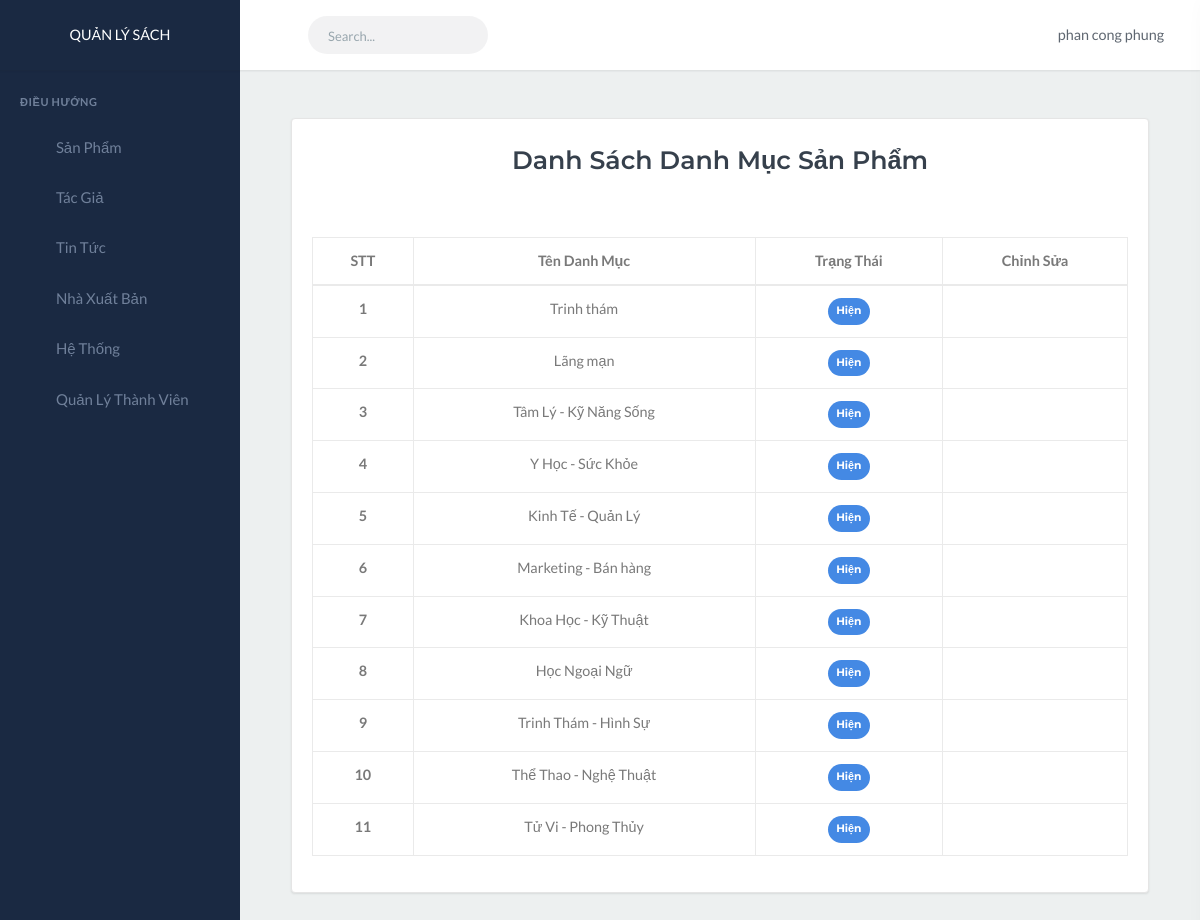
The page /?action=admin-productCategory (signed in) on the database as committed earlier.
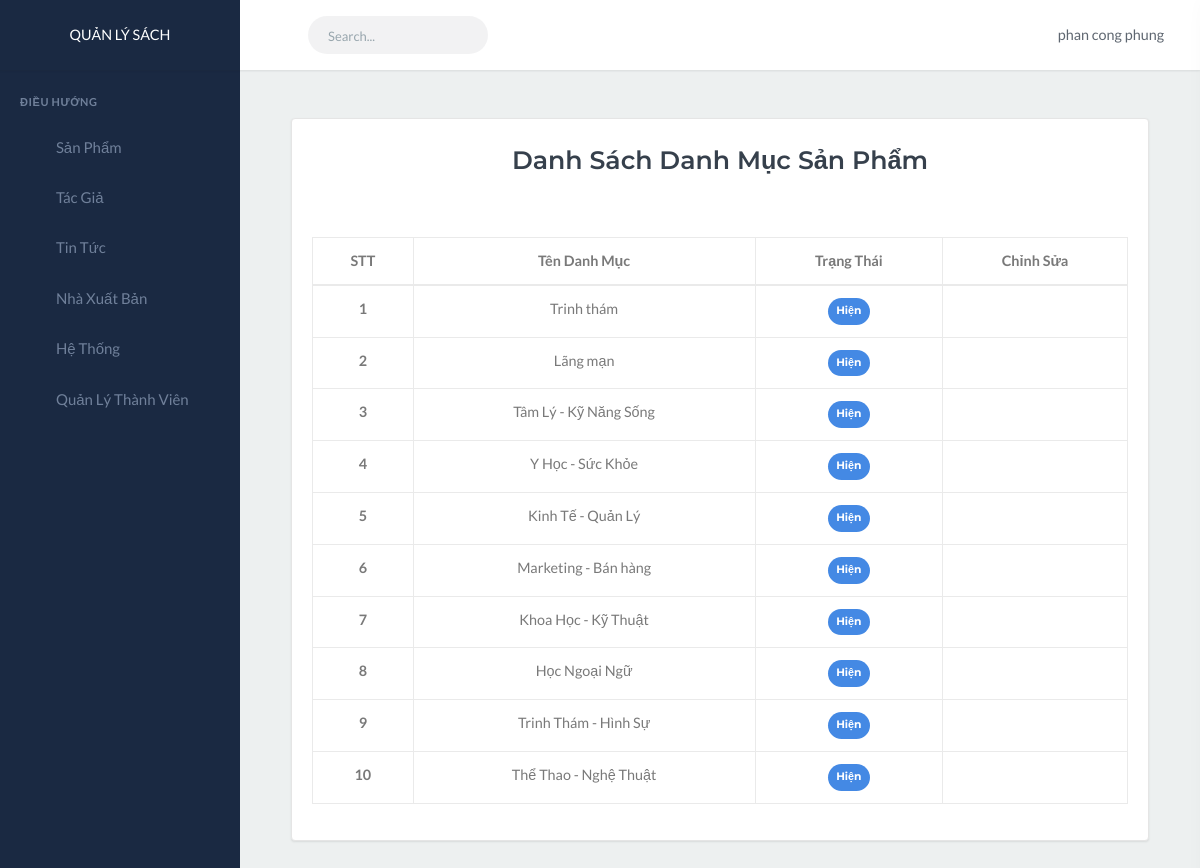
The same page on the database as committed later.
### tables this page shows
CREATE TABLE `product_category` (
  `id` int(9) NOT NULL,
  `name` varchar(255) NOT NULL,
  `status` tinyint(1) NOT NULL,
  `featured` int(1) DEFAULT NULL,
  `created_at` datetime NOT NULL,
  `updated_at` datetime NOT NULL
);

### views/admin/AdminView.php (called while the page is built, shortened)
<?php
class AdminView
{
    public function productCategoryList()
    {
        require_once("templates/admin/productCategory/index.php");
    }
}

### controllers/AdminController.php (called while the page is built, shortened)
<?php
class AdminController
{
    public function productCategoryList()
    {
        require_once('views/admin/AdminView.php');
        $loginView = new AdminView();
        $loginView->productCategoryList();
    }
}

### models/admin/ProductCategoryModel.php (called while the page is built, shortened)
<?php
 function getAllProductCategory(){
    $conn = mysqli_connect('localhost', 'root', '', 'qlbansach');
    mysqli_set_charset($conn,"utf8");
    $result = $conn->query("SELECT * FROM product_category");
    $productCategorys = array();
    if ($result->num_rows > 0) {
        while ($productCategory = mysqli_fetch_assoc($result)) {
            $productCategorys[] = $productCategory ;
        };
    }
    return $productCategorys;
}

### templates/admin/productCategory/index.php (the view, shortened to what this page needs)
<?php include('templates/admin/layouts/header.php'); ?>
<?php include 'models/admin/ProductCategoryModel.php';  ?>
<div class="content-page">
    <div class="content">
        <div class="row">
            <div class="col-12 mx-auto p-5">
                <div class="card">
                    <div class="card-title text-center p-3 mx-auto">
                        <h3 class="font-weight-bold">Danh Sách Danh Mục Sản Phẩm</h3>
                    </div>
                    <div class="card-body">
                        <table class="table table-bordered">
                            <thead>
                                <tr>
                                    <th scope="col" class="text-center">STT</th>
                                    <th scope="col" class="text-center">Tên Danh Mục</th>
                                    <th scope="col" class="text-center">Trạng Thái</th>
                                    <th scope="col" class="text-center">Chỉnh Sửa</th>
                                </tr>
                            </thead>
                            <tbody>
                                <?php
                                $num = 1;
                                $results = getAllProductCategory();
                                foreach ($results as $result) :
                                ?>
                                <tr>
                                    <th scope="row" class="text-center"><?= $num++ ?></th>
                                    <td class="text-center"><?= $result['name'] ?></td>
                                    <th scope="row" class="text-center">
                                        <?php
                                                if ($result['status'] == 1) {
                                                    echo '<span class="badge badge-success badge-pill p-2"> Hiện </span>';
                                                } else {
                                                    echo '<span class="badge badge-secondary badge-pill p-2"> Ẩn </span>';
                                                }
                                                ?>
                                    </th>
                                    <td class="text-center">
                                        <a href="?action=admin-edit-productCategory&PCed=<?= $result['id'] ?>"><i
                                                class="fa fa-edit" aria-hidden="true"></i></a>
                                        <a onclick="return confirm('Bạn có muốn xóa?')"
                                            href="templates/admin/productCategory/deleteProductCategory.php?PCid=<?= $result['id'] ?>"><i
                                                class="fa fa-trash" aria-hidden="true"></i></a>
                                    </td>
                                </tr>
                                <?php endforeach; ?>
                            </tbody>
                        </table>
                    </div>
                </div>
            </div>
        </div>
    </div>
</div>
<?php include('templates/admin/layouts/footer.php'); ?>

Rows that differ between the two databases and show on the page:
removed product_category: name "Tử Vi - Phong Thủy", status "Hiện"
